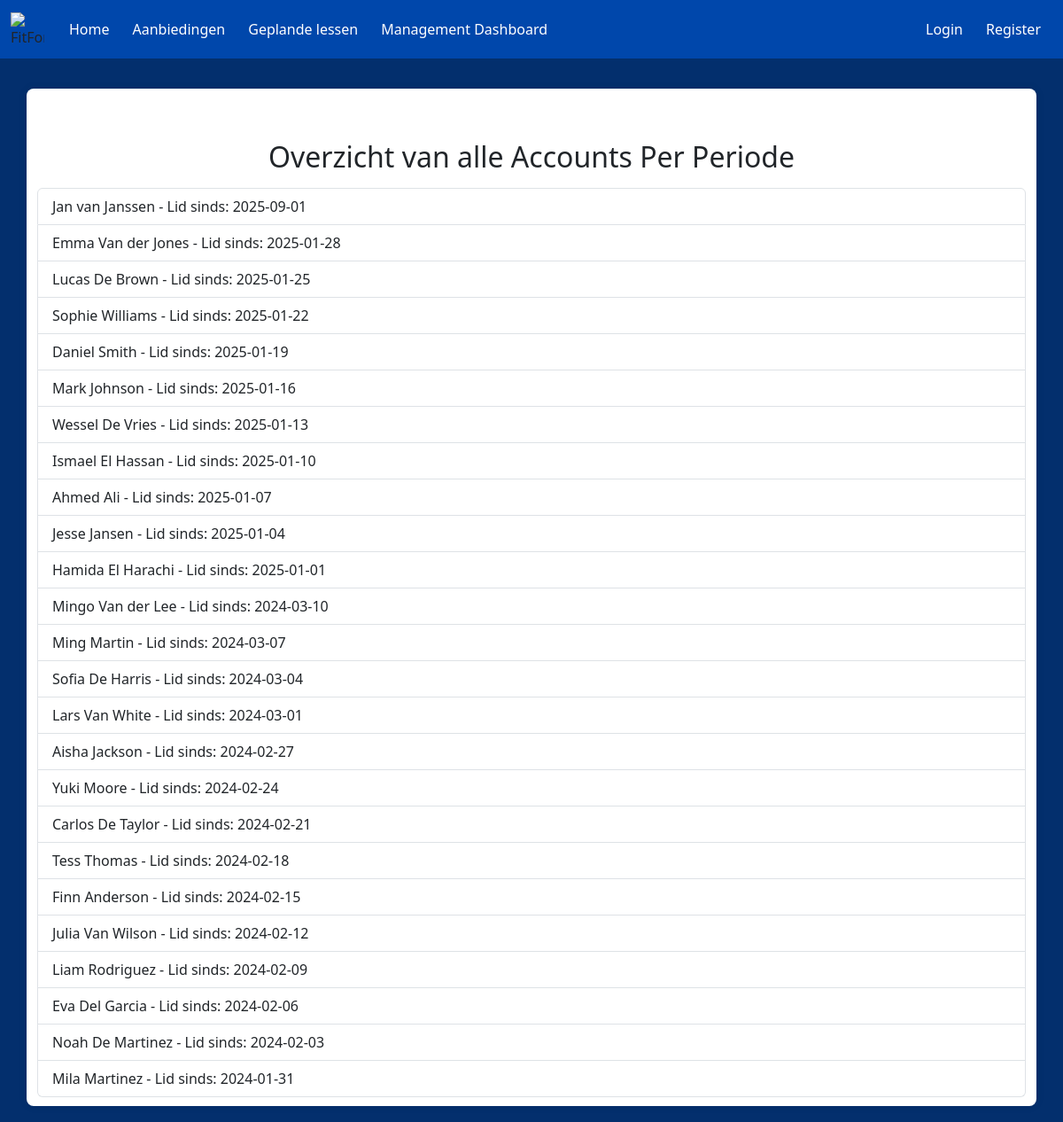
Page /PerPeriode/AccountPerPeriode.php on the committed database.
### tables this page shows
CREATE TABLE LedenOverzicht
(
    user_id               INT(5)          UNSIGNED               NOT NULL   AUTO_INCREMENT,
    Nummer           MEDIUMINT                              NOT NULL,
    username         VARCHAR(50)                            NOT NULL,
    Voornaam         VARCHAR(150)                           NOT NULL,
    Tussenvoegsel    VARCHAR(50)                            NULL,
    Achternaam       VARCHAR(150)                           NOT NULL,
    Mobiel           VARCHAR(180)                           NOT NULL,
    Email            VARCHAR(255)                           NOT NULL,
    Lid_Sinds        DATE                                   NULL,
    rol              ENUM('Administrator','Medewerker','Lid','GastGebruiker') NULL,
    password         VARCHAR(255)                           NOT NULL,
    IsActief         BIT                                    NOT NULL    DEFAULT 1,
    Opmerking        VARCHAR(255)                           NULL        DEFAULT NULL,
    DatumAangemaakt  DATETIME(6)                            NOT NULL,
    DatumGewijzigd   DATETIME(6)                            NOT NULL,
    CONSTRAINT       PK_LedenOverzicht_user_id              PRIMARY KEY CLUSTERED(user_id)
);

### PerPeriode/AccountPerPeriode.php (the view, shortened to what this page needs)
<!doctype html>
<html lang="en">
  <head>
    <link rel="stylesheet" href="style.css">
    <link href="https://cdn.jsdelivr.net/npm/bootstrap@5.3.3/dist/css/bootstrap.min.css" rel="stylesheet">
  </head>
  <body>
  <nav class="navbar navbar-expand-lg fixed-top">
    <div class="container-fluid">
      <img class="logo"
        src="https://www.burda-forward.de/files/images/03_Media/Brands/FitForFun/BF_Media_Brands_FitForFun_logo.png"
        alt="FitForFun Logo">
      <div class="collapse navbar-collapse" id="navbarNav">
        <ul class="navbar-nav me-auto">
          <li class="nav-item">
            <a class="nav-link" href="../Homepagina/index.php">Home</a>
          </li>
          <li class="nav-item">
            <a class="nav-link" href="../AanbiedingenPagina/aanbiedingen.php">Aanbiedingen</a>
          </li>
          <li class="nav-item">
            <a class="nav-link" href="../LesOverzicht/public/lessen.php">Geplande lessen</a>
          </li>
          <li class="nav-item">
            <a class="nav-link" href="../AccountsOverzicht/login.php">Management Dashboard</a>
          </li>
            </ul>
            <?php
            if (isset($_SESSION['loggedin']) && $_SESSION['loggedin'] === true) {
              echo '<ul class="navbar-nav">
                  <li class="nav-item">
                    <a class="nav-link" href="../Accountgegevens/index.php">Accountinstellingen</a>
                  </li>
                  <li class="nav-item">
                    <a class="nav-link" href="../AccountsOverzicht/logout.php">Uitloggen</a>
                  </li>
                  </ul>';
            } else {
              echo '<ul class="navbar-nav">
                  <li class="nav-item">
                    <a class="nav-link" href="../AccountsOverzicht/login.php">Login</a>
                  </li>
                  <li class="nav-item">
                    <a class="nav-link" href="../PerPeriode/create.php">Register</a>
                  </li>
                  </ul>';
            }
            ?>
          </div>
        </div>
      </nav>
        <div class="container">
        <?php
            $mysqli = new mysqli("localhost", "root", "", "FitForFun");
            $result = $mysqli->query("SELECT Voornaam,Tussenvoegsel,Achternaam, Lid_Sinds  FROM LedenOverzicht ORDER BY Lid_Sinds DESC");
            if ($result->num_rows > 0) {
                echo str_repeat("<br>", 2);
                echo "<h2 class='mb-3 text-center'>Overzicht van alle Accounts Per Periode</h2><ul class='list-group'>";
                while ($row = $result->fetch_assoc()) {
                    echo "<li class='list-group-item d-flex justify-content-between align-items-center'>";
                    echo "<span>" . htmlspecialchars($row['Voornaam'] ) . " " .htmlspecialchars($row['Tussenvoegsel'] ?? '') . " " . htmlspecialchars($row['Achternaam']) . " - Lid sinds: " . htmlspecialchars($row['Lid_Sinds']) . "</span>";
                    echo "<span>";
                }
                echo "</ul>";
            } else {
                echo "";
            }
            ?>
                </div>
  </body>
</html>

### PerPeriode/style.css (style rules this page uses)
body { font-family: Arial, sans-serif; background-color: #060690; background-size: cover; background-position: center; background-color: #032f6d !important; padding-top: 80px; }
.container { width: 500px; margin: 20px auto; padding: 10px; background-color: white; border-radius: 8px; box-shadow: 0 0 10px rgba(0, 0, 0, 0.1); }
.navbar { background-color: #0047AB; }
.logo { width: 38px; height: 38px; margin-right: 15px; }
.nav-link { color: white !important; margin: 5px; }

### rows in the picture
ledenoverzicht: Voornaam "Jan", Tussenvoegsel "van", Achternaam "Janssen", Lid_Sinds "2025-09-01"
ledenoverzicht: Voornaam "Emma", Tussenvoegsel "Van der", Achternaam "Jones", Lid_Sinds "2025-01-28"
ledenoverzicht: Voornaam "Lucas", Tussenvoegsel "De", Achternaam "Brown", Lid_Sinds "2025-01-25"
ledenoverzicht: Voornaam "Sophie", Achternaam "Williams", Lid_Sinds "2025-01-22"
ledenoverzicht: Voornaam "Daniel", Achternaam "Smith", Lid_Sinds "2025-01-19"
ledenoverzicht: Voornaam "Mark", Achternaam "Johnson", Lid_Sinds "2025-01-16"
ledenoverzicht: Voornaam "Wessel", Tussenvoegsel "De", Achternaam "Vries", Lid_Sinds "2025-01-13"
ledenoverzicht: Voornaam "Ismael", Tussenvoegsel "El", Achternaam "Hassan", Lid_Sinds "2025-01-10"
ledenoverzicht: Voornaam "Ahmed", Achternaam "Ali", Lid_Sinds "2025-01-07"
ledenoverzicht: Voornaam "Jesse", Achternaam "Jansen", Lid_Sinds "2025-01-04"
ledenoverzicht: Voornaam "Hamida", Tussenvoegsel "El", Achternaam "Harachi", Lid_Sinds "2025-01-01"
ledenoverzicht: Voornaam "Mingo", Tussenvoegsel "Van der", Achternaam "Lee", Lid_Sinds "2024-03-10"
ledenoverzicht: Voornaam "Ming", Achternaam "Martin", Lid_Sinds "2024-03-07"
ledenoverzicht: Voornaam "Sofia", Tussenvoegsel "De", Achternaam "Harris", Lid_Sinds "2024-03-04"
ledenoverzicht: Voornaam "Lars", Tussenvoegsel "Van", Achternaam "White", Lid_Sinds "2024-03-01"
ledenoverzicht: Voornaam "Aisha", Achternaam "Jackson", Lid_Sinds "2024-02-27"
ledenoverzicht: Voornaam "Yuki", Achternaam "Moore", Lid_Sinds "2024-02-24"
ledenoverzicht: Voornaam "Carlos", Tussenvoegsel "De", Achternaam "Taylor", Lid_Sinds "2024-02-21"
ledenoverzicht: Voornaam "Tess", Achternaam "Thomas", Lid_Sinds "2024-02-18"
ledenoverzicht: Voornaam "Finn", Achternaam "Anderson", Lid_Sinds "2024-02-15"
ledenoverzicht: Voornaam "Julia", Tussenvoegsel "Van", Achternaam "Wilson", Lid_Sinds "2024-02-12"
ledenoverzicht: Voornaam "Liam", Achternaam "Rodriguez", Lid_Sinds "2024-02-09"
ledenoverzicht: Voornaam "Eva", Tussenvoegsel "Del", Achternaam "Garcia", Lid_Sinds "2024-02-06"
ledenoverzicht: Voornaam "Noah", Tussenvoegsel "De", Achternaam "Martinez", Lid_Sinds "2024-02-03"
ledenoverzicht: Voornaam "Mila", Achternaam "Martinez", Lid_Sinds "2024-01-31"
